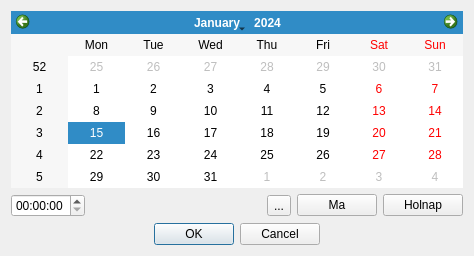
<?xml version="1.0" encoding="UTF-8"?>
<ui version="4.0">
 <class>DialogDateTime</class>
 <widget class="QDialog" name="DialogDateTime">
  <property name="geometry">
   <rect>
    <x>0</x>
    <y>0</y>
    <width>474</width>
    <height>256</height>
   </rect>
  </property>
  <property name="windowTitle">
   <string>Dialog</string>
  </property>
  <layout class="QVBoxLayout" name="verticalLayout">
   <item>
    <widget class="QCalendarWidget" name="calendarWidget"/>
   </item>
   <item>
    <layout class="QHBoxLayout" name="horizontalLayoutTime">
     <item>
      <widget class="QTimeEdit" name="timeEdit"/>
     </item>
     <item>
      <spacer name="horizontalSpacer">
       <property name="orientation">
        <enum>Qt::Horizontal</enum>
       </property>
       <property name="sizeHint" stdset="0">
        <size>
         <width>40</width>
         <height>20</height>
        </size>
       </property>
      </spacer>
     </item>
     <item>
      <widget class="QToolButton" name="toolButtonDef">
       <property name="text">
        <string>...</string>
       </property>
       <property name="icon">
        <iconset resource="lv2g.qrc">
         <normaloff>:/icons/go-home-2.ico</normaloff>:/icons/go-home-2.ico</iconset>
       </property>
      </widget>
     </item>
     <item>
      <widget class="QPushButton" name="pushButtonToday">
       <property name="text">
        <string>Ma</string>
       </property>
      </widget>
     </item>
     <item>
      <widget class="QPushButton" name="pushButtonTomorrow">
       <property name="text">
        <string>Holnap</string>
       </property>
      </widget>
     </item>
    </layout>
   </item>
   <item>
    <layout class="QHBoxLayout" name="horizontalLayoutButtons">
     <item>
      <spacer name="horizontalSpacer_2">
       <property name="orientation">
        <enum>Qt::Horizontal</enum>
       </property>
       <property name="sizeHint" stdset="0">
        <size>
         <width>40</width>
         <height>20</height>
        </size>
       </property>
      </spacer>
     </item>
     <item>
      <widget class="QDialogButtonBox" name="buttonBox">
       <property name="orientation">
        <enum>Qt::Horizontal</enum>
       </property>
       <property name="standardButtons">
        <set>QDialogButtonBox::Cancel|QDialogButtonBox::Ok</set>
       </property>
      </widget>
     </item>
     <item>
      <spacer name="horizontalSpacer_3">
       <property name="orientation">
        <enum>Qt::Horizontal</enum>
       </property>
       <property name="sizeHint" stdset="0">
        <size>
         <width>40</width>
         <height>20</height>
        </size>
       </property>
      </spacer>
     </item>
    </layout>
   </item>
  </layout>
 </widget>
 <resources>
  <include location="lv2g.qrc"/>
 </resources>
 <connections>
  <connection>
   <sender>buttonBox</sender>
   <signal>accepted()</signal>
   <receiver>DialogDateTime</receiver>
   <slot>accept()</slot>
   <hints>
    <hint type="sourcelabel">
     <x>248</x>
     <y>254</y>
    </hint>
    <hint type="destinationlabel">
     <x>157</x>
     <y>274</y>
    </hint>
   </hints>
  </connection>
  <connection>
   <sender>buttonBox</sender>
   <signal>rejected()</signal>
   <receiver>DialogDateTime</receiver>
   <slot>reject()</slot>
   <hints>
    <hint type="sourcelabel">
     <x>316</x>
     <y>260</y>
    </hint>
    <hint type="destinationlabel">
     <x>286</x>
     <y>274</y>
    </hint>
   </hints>
  </connection>
 </connections>
</ui>
